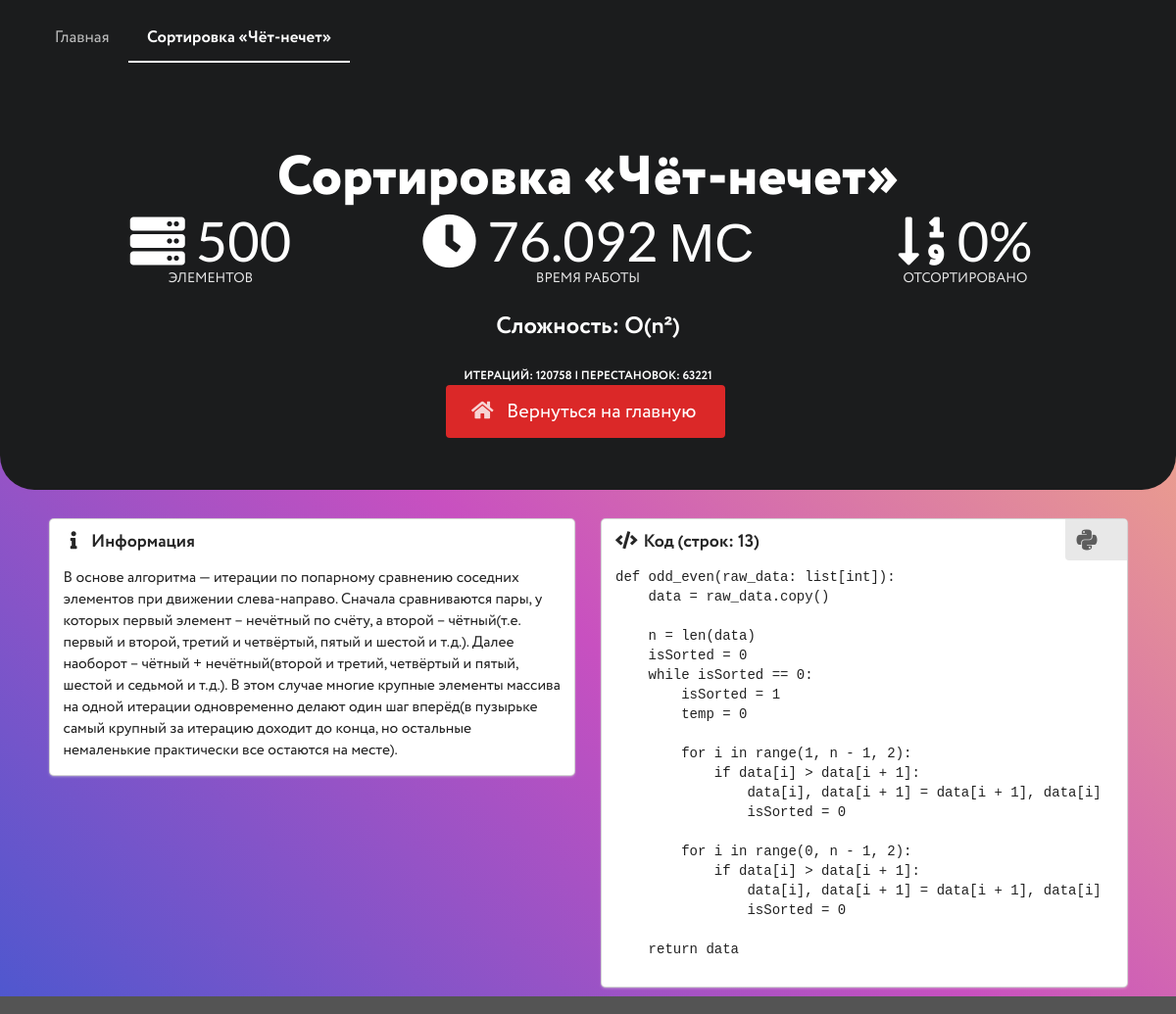
The page /profile/458 on the database its author committed.
### app_main/models.py (models this page shows)
class Algorithm(models.Model):
    types = (
        ('Обменами', 'Обменами'),
        ('Выбором', 'Выбором'),
        ('Вставками', 'Вставками'),
    )
    sorts = (
        (0, 0),
        (10, 10),
        (25, 25),
        (33, 33),
        (50, 50),
        (75, 75),
        (90, 90)
    )
    item_count_c = (
        (500, 500),
        (1000, 1000),
        (2500, 2500),
        (5000, 5000)
    )
    name = models.CharField('Название', name='name', max_length=128)
    type = models.CharField('Тип', name='type', max_length=64, choices=types)
    complexity = models.CharField(
        'сложность', name='complexity', max_length=128)
    sort_percentage = models.IntegerField(
        'Процент сортировки массива', name='sort_percentage', choices=sorts)
    item_count = models.IntegerField(
        'Кол-во элементов', name='item_count', choices=item_count_c)
    time = models.FloatField('Время работы', name='time')
    iter_count = models.IntegerField('Кол-во итераций', name='iter_count')
    replacements_count = models.IntegerField(
        'Кол-во перестановок', name='replacements_count')
    code_lines_count = models.IntegerField(
        'Кол-во строк кода', name='code_lines_count')
    code = models.TextField('Код', name='code')
    description = models.TextField('Описание', name='description')
    class Meta:
        verbose_name = 'алгоритм сортировки'
        verbose_name_plural = 'алгоритмы сортировки'

### app_main/views.py (the view)
# urls.py: path('profile/<int:pk>', views.sort_profile, name='sort_profile'),
def sort_profile(request, pk: int):
    algo: Algorithm = Algorithm.objects.get(pk=pk)
    if '(' in algo.name:
        language = 'C++'
    else:
        language = 'Python'
    return render(request, 'site/sort_profile.html', {'algo': algo, 'language': language})

### app_main/templates/site/sort_profile.html (shortened to what this page needs)
{% load static %}
<html>
<head>
  <link rel="stylesheet" type="text/css" href="{% static 'ui/semantic.min.css' %}">
  <link rel="stylesheet" type="text/css" href="{% static 'css/fonts.css' %}">
  <link rel="stylesheet" type="text/css" href="{% static 'css/masthead.css' %}">
  <link rel="stylesheet" type="text/css" href="{% static 'css/acrylic.css' %}">
  <link rel="stylesheet" type="text/css" href="{% static 'css/custom.css' %}">
  <link rel="stylesheet" href="https://cdnjs.cloudflare.com/ajax/libs/highlight.js/11.5.0/styles/default.min.css">
</head>
<body class="pushable">
  <div class="pusher">
    <div class="ui inverted vertical masthead center aligned segment">
      <div class="ui container">
        <div class="ui large secondary inverted pointing menu">
          <a class="item" href="/#home" onclick="$('.dimmer').dimmer('show');">Главная</a>
          <a class="active item" href="/profile/{{ algo.pk }}" onclick="$('.dimmer').dimmer('show');">
            Сортировка «{{ algo.name }}»
          </a>
        </div>
      </div>
      <div class="ui container">
        <h1 class="ui inverted header">
          Сортировка «{{ algo.name }}»
        </h1>
        <div class="ui stackable equal width grid">
          <div class="column">
            <div class="ui inverted statistic">
              <div class="value">
                <i class="server icon"></i> {{ algo.item_count }}
              </div>
              <div class="label">
                Элементов
              </div>
            </div>
          </div>
          <div class="column">
            <div class="ui inverted statistic">
              <div class="value">
                <i class="clock icon"></i> {{algo.time|stringformat:".3f" }} мс
              </div>
              <div class="label">
                время работы
              </div>
            </div>
          </div>
          <div class="column">
            <div class="ui inverted statistic">
              <div class="value">
                <i class="sort numeric down icon"></i> {{ algo.sort_percentage }}%
              </div>
              <div class="label">
                Отсортировано
              </div>
            </div>
          </div>
        </div>
        <h2 class="ui inverted header">Сложность: {{ algo.complexity }} </h2>
        <h4 class="ui inverted sub header">Итераций: {{ algo.iter_count }} | Перестановок: {{ algo.replacements_count }}
        </h4>
        <a class="ui huge red button" href="/" onclick="$('.dimmer').dimmer('show');"><i class="home icon"></i>
          Вернуться на
          главную</a>
      </div>
    </div>
    <div class="ui hidden divider"></div>
    <div class="ui centered container">
      <div class="ui stackable two column grid container">
        <div class="column">
          <div class="ui fluid card">
            <div class="content">
              <h2 class="icon header"><i class="info icon"></i> Информация</h2>
              <p>
                {{ algo.description }}
              </p>
            </div>
          </div>
        </div>
        <div class="column">
          <div class="ui fluid card">
            <div class="content">
              <h2 class="icon header"><i class="code icon"></i> Код (строк: {{ algo.code_lines_count }})</h2>
              <div class="ui top right attached label">
                {% if language == "Python" %}
                <i class="python big icon"></i>
                {% else %}
                <h3 class="ui header">C++</h3>
                {% endif %}
              </div>
              <div class="scrollable content">
                <pre><code class="{{ language }}">{{ algo.code }}</code></pre>
              </div>
            </div>
          </div>
        </div>
      </div>
    </div>
    <br><br><br><br><br><br>
  </div>
</body>
</html>

### static/css/masthead.css (style rules this page uses)
.masthead.segment { min-height: 500px; padding: 1em 0em; background-color: rgba(0, 0, 0, 50); border-bottom-left-radius: 35px !important; border-bottom-right-radius: 35px !important; }
.masthead h1.ui.header { margin-top: 1.5em; margin-bottom: 0em; font-size: 4em; font-weight: normal; }
.masthead h2 { font-size: 1.7em; font-weight: normal; }
.ui.secondary.inverted.pointing.menu { border: none; }

### static/css/custom.css (style rules this page uses)
.menu, thead { font-family: "Circe" !important; font-size: 1.2em !important; font-weight: 800 !important; }
p, h3, h4, h5, h6, .button, .a, td, div.label, a.label { font-family: "Circe" !important; font-weight: 400 !important; }
p, a.label { font-size: 1.1em !important; }
.header { font-family: "Circe" !important; font-weight: 700 !important; }
h1.header { font-family: "Circe" !important; font-weight: 800 !important; }
h2 { font-family: "Circe" !important; font-weight: 700 !important; }
body.pushable > .pusher { background-color: #4158d0 !important; background-image: linear-gradient( 43deg, #4158d0 0%, #c850c0 46%, #ffcc70 100% ) !important; }

### rows shown on the page
Algorithm: name "Чёт-нечет", item_count "500", time "76.092", sort_percentage "0", complexity "O(n²)", iter_count "120758", replacements_count "63221", description "В основе алгоритма — итерации по попарному сравнению соседних элементов при движении слева-направо. Cначала сравниваются пары, у которых первый элемент – нечётный по счёту, а второй – чётный(т.е. первый и второй, третий и четвёртый, пятый и шестой и т.д.). Далее наоборот – чётный + нечётный(второй и третий, четвёртый и пятый, шестой и седьмой и т.д.). В этом случае многие крупные элементы массива на одной итерации одновременно делают один шаг вперёд(в пузырьке самый крупный за итерацию доходит до конца, но остальные немаленькие практически все остаются на месте).", code_lines_count "13", code "def odd_even(raw_data: list[int]): data = raw_data.copy() n = len(data) isSorted = 0 while isSorted == 0: isSorted = 1 temp = 0 for i in range(1, n - 1, 2): if data[i] > data[i + 1]: data[i], data[i + 1] = data[i + 1], data[i] isSorted = 0 for i in range(0, n - 1, 2): if data[i] > data[i + 1]: data[i], data[i + 1] = data[i + 1], data[i] isSorted = 0 return data"
